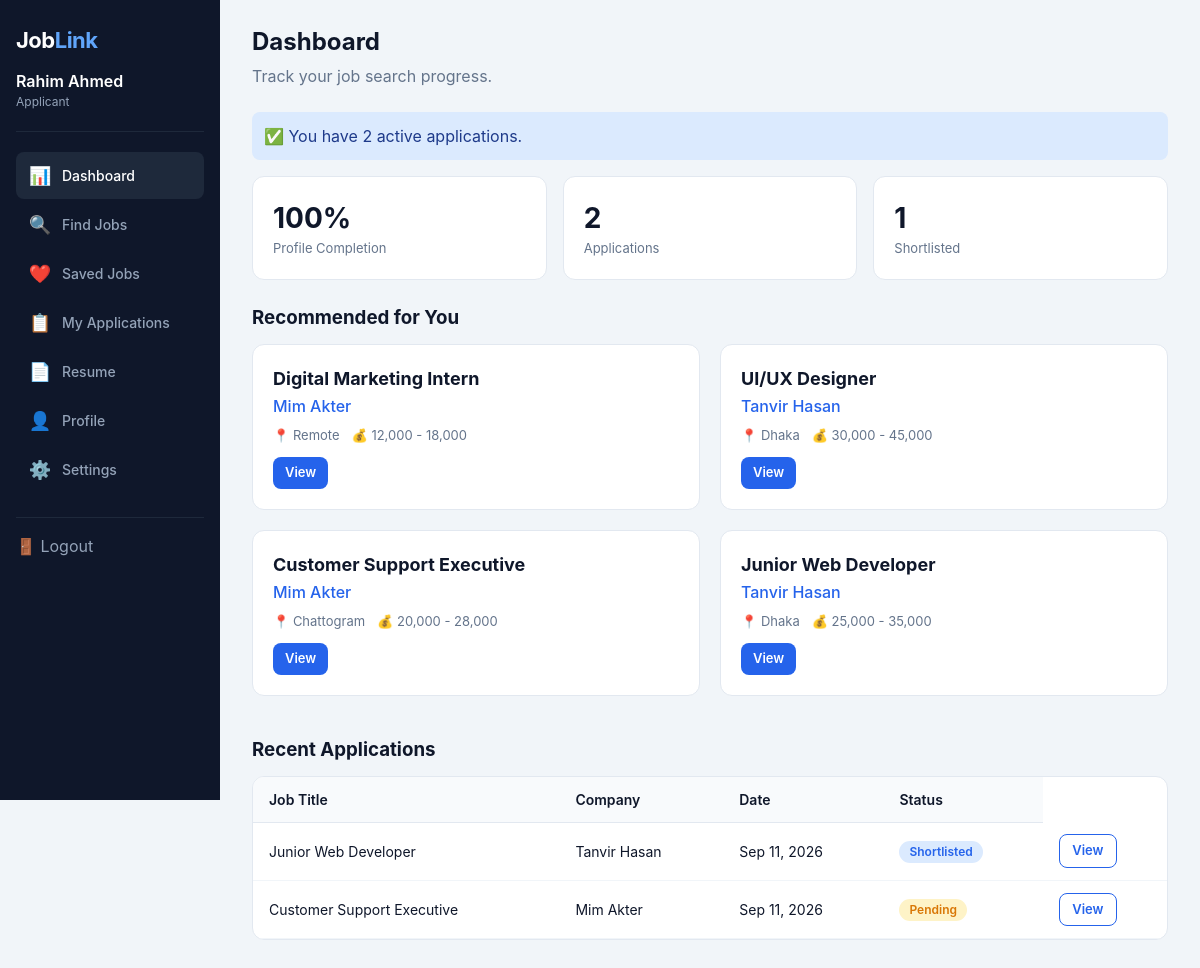
Screenshot of /?role=applicant&page=dashboard (signed in) with the database file from the repository.
### tables this page shows
CREATE TABLE users (
 id INT AUTO_INCREMENT PRIMARY KEY,
 name VARCHAR(120) NOT NULL,
 email VARCHAR(150) NOT NULL UNIQUE,
 phone VARCHAR(30) DEFAULT NULL,
 password VARCHAR(255) NOT NULL,
 role ENUM('applicant','employer','admin') NOT NULL,
 status ENUM('active','pending','suspended','inactive') DEFAULT 'active',
 created_at TIMESTAMP DEFAULT CURRENT_TIMESTAMP
);

CREATE TABLE jobs (
 id INT AUTO_INCREMENT PRIMARY KEY,
 employer_id INT NOT NULL,
 category_id INT DEFAULT NULL,
 title VARCHAR(180) NOT NULL,
 type ENUM('Full-time','Part-time','Internship','Remote') DEFAULT 'Full-time',
 workplace ENUM('Office','Remote','Hybrid') DEFAULT 'Office',
 location VARCHAR(160) NOT NULL,
 vacancy INT DEFAULT 1,
 salary_min DECIMAL(12,2) DEFAULT NULL,
 salary_max DECIMAL(12,2) DEFAULT NULL,
 education TEXT,
 experience TEXT,
 skills TEXT,
 description TEXT NOT NULL,
 responsibilities TEXT,
 benefits TEXT,
 deadline DATE NOT NULL,
 status ENUM('draft','active','closed','expired') DEFAULT 'active',
 created_at TIMESTAMP DEFAULT CURRENT_TIMESTAMP,
 CONSTRAINT fk_job_employer FOREIGN KEY (employer_id) REFERENCES users(id) ON DELETE CASCADE,
 CONSTRAINT fk_job_category FOREIGN KEY (category_id) REFERENCES categories(id) ON DELETE SET NULL
);

CREATE TABLE applications (
 id INT AUTO_INCREMENT PRIMARY KEY,
 job_id INT NOT NULL,
 applicant_id INT NOT NULL,
 cover_letter TEXT,
 resume_path VARCHAR(255) DEFAULT NULL,
 status ENUM('pending','under review','shortlisted','interview','accepted','rejected','hired') DEFAULT 'pending',
 created_at TIMESTAMP DEFAULT CURRENT_TIMESTAMP,
 UNIQUE KEY unique_application(job_id,applicant_id),
 CONSTRAINT fk_application_job FOREIGN KEY (job_id) REFERENCES jobs(id) ON DELETE CASCADE,
 CONSTRAINT fk_application_applicant FOREIGN KEY (applicant_id) REFERENCES users(id) ON DELETE CASCADE
);

### pages/applicant/dashboard.php (the view, shortened to what this page needs)
<?php
require_once __DIR__ . '/../../config.php';
$user_id = get_user_id();
$db = getDB();
$user = get_user_data();
$applications = $db->prepare("
    SELECT a.*, j.title as job_title, j.location, u.name as company_name
    FROM applications a
    JOIN jobs j ON a.job_id = j.id
    JOIN users u ON j.employer_id = u.id
    WHERE a.applicant_id = ?
    ORDER BY a.created_at DESC
")->execute([$user_id])->fetchAll();
$recommended = $db->query("
    SELECT j.*, u.name as employer_name
    FROM jobs j
    JOIN users u ON j.employer_id = u.id
    WHERE j.status = 'active'
    ORDER BY RAND()
    LIMIT 4
")->fetchAll();
$app_rows = '';
$badges = [
    'pending' => 'badge-pending',
    'under review' => 'badge-under-review',
    'shortlisted' => 'badge-shortlisted',
    'accepted' => 'badge-hired',
    'rejected' => 'badge-rejected',
    'hired' => 'badge-hired'
];
foreach ($applications as $app) {
    $badge = $badges[$app['status']] ?? 'badge-pending';
    $app_rows .= "<tr>
        <td>" . e($app['job_title']) . "</td>
        <td>" . e($app['company_name']) . "</td>
        <td>" . date('M d, Y', strtotime($app['created_at'])) . "</td>
        <td><span class='badge $badge'>" . e(ucfirst($app['status'])) . "</span></td>
        <td><a href='?role=applicant&page=application-details&id=" . (int)$app['id'] . "' class='btn btn-outline btn-sm'>View</a></td>
    </tr>";
}
$recommended_html = '';
foreach ($recommended as $job) {
    $salary = $job['salary_min']
        ? number_format($job['salary_min']) . ' - ' . number_format($job['salary_max'])
        : 'Negotiable';
    $recommended_html .= "
    <div class='job-card'>
        <div class='title'>" . e($job['title']) . "</div>
        <div class='company'>" . e($job['employer_name']) . "</div>
        <div class='meta'>
            <span>📍 " . e($job['location']) . "</span>
            <span>💰 " . e($salary) . "</span>
        </div>
        <a href='?role=applicant&page=job-details&id=" . (int)$job['id'] . "' class='btn btn-primary btn-sm'>View</a>
    </div>";
}

### config.php (shortened to what this page needs)
<?php
class AppPDOStatement {
    private $stmt;
    public function __construct(PDOStatement $stmt) {
        $this->stmt = $stmt;
    }
    public function execute($params = null) {
        $this->stmt->execute($params);
        return $this;
    }
    public function fetch($mode = null) {
        return $mode === null ? $this->stmt->fetch() : $this->stmt->fetch($mode);
    }
    public function fetchAll($mode = null) {
        return $mode === null ? $this->stmt->fetchAll() : $this->stmt->fetchAll($mode);
    }
}
class AppPDO extends PDO {
    #[\ReturnTypeWillChange]
    public function prepare($query, $options = []) {
        return new AppPDOStatement(parent::prepare($query, $options));
    }
}
function getDB() {
    static $pdo = null;
    if ($pdo === null) {
        $pdo = new AppPDO(
            'mysql:host=' . DB_HOST . ';dbname=' . DB_NAME . ';charset=utf8mb4',
            DB_USER, DB_PASS,
            [PDO::ATTR_ERRMODE => PDO::ERRMODE_EXCEPTION]
        );
        $pdo->exec("SET time_zone = '+06:00'");
    }
    return $pdo;
}
class RawHtml {
    public function __construct($html) {
        $this->html = (string)$html;
    }
}
function e($value) {
    return htmlspecialchars((string)$value, ENT_QUOTES);
}
function render($template, $data = []) {
    $path = __DIR__ . '/templates/' . $template;
    if (is_logged_in() && $user = get_user_data()) {
        foreach (['name' => 'name', 'role' => 'role'] as $key => $column) {
            if (!array_key_exists($key, $data)) {
                $data[$key] = (string)$user[$column];
            }
        }
    }
    $html = file_get_contents($path);
    foreach ($data as $key => $value) {
        if ($value instanceof RawHtml) {
            $html = str_replace('{{' . $key . '}}', $value->html, $html);
            continue;
        }
        $html = str_replace('{{' . $key . '}}', e((string)$value), $html);
    }
    echo $html;
}
function is_logged_in() {
    return isset($_SESSION['user_id']);
}
function get_user_id() {
    return $_SESSION['user_id'] ?? null;
}
function get_user_data() {
    $id = get_user_id();
    static $user = null;
    if ($user === null) {
        $user = getDB()->prepare("SELECT * FROM users WHERE id = ?")->execute([$id])->fetch();
    }
    return $user;
}

### public/css/global.css (style rules this page uses)
* { margin:0; padding:0; box-sizing:border-box; }
body { font-family:'Inter', system-ui, -apple-system, sans-serif; background:#f8fafc; color:#0f172a; line-height:1.5; }
a { text-decoration:none; color:inherit; }
.logo { font-size:24px; font-weight:700; color:#2563eb; letter-spacing:-0.5px; }
.logo span { color:#0f172a; }
.btn { display:inline-block; padding:8px 20px; border-radius:8px; font-weight:600; font-size:14px; border:none; cursor:pointer; transition:all .2s; text-align:center; }
.btn-primary { background:#2563eb; color:#fff; }
.btn-outline { background:transparent; color:#2563eb; border:1.5px solid #2563eb; }
.btn-sm { padding:4px 12px; font-size:12px; }
.page-sub { color:#64748b; margin-bottom:24px; }
.job-grid { display:grid; grid-template-columns:repeat(auto-fill,minmax(280px,1fr)); gap:20px; margin-bottom:40px; }
.job-card { background:#fff; border:1px solid #e2e8f0; border-radius:12px; padding:20px; transition:all .2s; }
.job-card .title { font-size:18px; font-weight:700; }
.job-card .company { color:#2563eb; font-weight:500; margin:2px 0 6px; }
.job-card .meta { display:flex; flex-wrap:wrap; gap:12px; font-size:13px; color:#64748b; margin:8px 0 12px; }
.badge { display:inline-block; padding:2px 10px; border-radius:12px; font-size:12px; font-weight:600; }
.badge-pending { background:#fef3c7; color:#d97706; }
.badge-shortlisted { background:#dbeafe; color:#2563eb; }

### public/css/applicant.css (style rules this page uses)
* { margin:0; padding:0; box-sizing:border-box; }
body { font-family:'Inter',system-ui,sans-serif; background:#f1f5f9; }
.dash-wrapper { display:flex; min-height:100vh; }
.dash-sidebar { width:220px; background:#0f172a; color:#cbd5e1; padding:24px 16px; flex-shrink:0; height:100vh; position:sticky; top:0; overflow-y:auto; }
.dash-sidebar .logo { color:#fff; font-size:22px; margin-bottom:24px; }
.dash-sidebar .logo span { color:#60a5fa; }
.dash-sidebar .user-info { padding:12px 0 20px; border-bottom:1px solid #1e293b; margin-bottom:20px; }
.dash-sidebar .user-info .name { font-weight:600; color:#fff; }
.dash-sidebar .user-info .role { font-size:12px; color:#94a3b8; }
.dash-sidebar .nav-item { display:flex; align-items:center; gap:10px; padding:10px 12px; border-radius:8px; color:#94a3b8; font-size:14px; font-weight:500; transition:all .2s; cursor:pointer; margin-bottom:2px; }
.dash-sidebar .nav-item:hover, .dash-sidebar .nav-item.active { background:#1e293b; color:#fff; }
.dash-sidebar .nav-item .icon { font-size:18px; width:24px; text-align:center; }
.dash-sidebar .logout { display:block; margin-top:24px; border-top:1px solid #1e293b; padding-top:16px; color:#94a3b8; cursor:pointer; text-decoration:none; }
.dash-main { flex:1; padding:24px 32px; overflow-x:auto; }
.dash-main .page-title { font-size:24px; font-weight:700; margin-bottom:4px; }
.dash-main .page-sub { color:#64748b; margin-bottom:24px; }
.stat-cards { display:grid; grid-template-columns:repeat(auto-fit,minmax(160px,1fr)); gap:16px; margin-bottom:24px; }
.stat-card { background:#fff; padding:20px; border-radius:12px; border:1px solid #e2e8f0; }
.stat-card .num { font-size:28px; font-weight:700; }
.stat-card .label { font-size:13px; color:#64748b; }
.table-wrap { background:#fff; border-radius:12px; border:1px solid #e2e8f0; overflow-x:auto; margin-bottom:24px; }
.table-wrap table { width:100%; border-collapse:collapse; font-size:14px; }
.table-wrap th { background:#f8fafc; text-align:left; padding:12px 16px; font-weight:600; border-bottom:1px solid #e2e8f0; }
.table-wrap td { padding:12px 16px; border-bottom:1px solid #f1f5f9; }
.badge { display:inline-block; padding:2px 10px; border-radius:12px; font-size:12px; font-weight:600; }
.badge-shortlisted { background:#dbeafe; color:#2563eb; }
.badge-pending { background:#fef3c7; color:#d97706; }
.btn-sm { padding:6px 12px; font-size:13px; }

### rows the page displays
users: html "Job Link Rahim Ahmed Applicant 📊 Dashboard 🔍 Find Jobs ❤️ Saved Jobs 📋 My Applications 📄 Resume 👤 Profile ⚙️ Settings 🚪 Logout Dashboard Track your job search progress. ✅ You have 2 active applications. 100% Profile Completion 2 Applications 1 Shortlisted Recommended for You Recent Applications Job Title Company Date Status"
jobs: title "Digital Marketing Intern", employer.name "Mim Akter", location "Remote", salary "12,000 - 18,000"
jobs: title "UI/UX Designer", employer.name "Tanvir Hasan", location "Dhaka", salary "30,000 - 45,000"
jobs: title "Customer Support Executive", employer.name "Mim Akter", location "Chattogram", salary "20,000 - 28,000"
jobs: title "Junior Web Developer", employer.name "Tanvir Hasan", location "Dhaka", salary "25,000 - 35,000"
applications: job.title "Junior Web Developer", users.name "Tanvir Hasan", created_at "Sep 11, 2026", status "Shortlisted"
applications: job.title "Customer Support Executive", users.name "Mim Akter", created_at "Sep 11, 2026", status "Pending"
